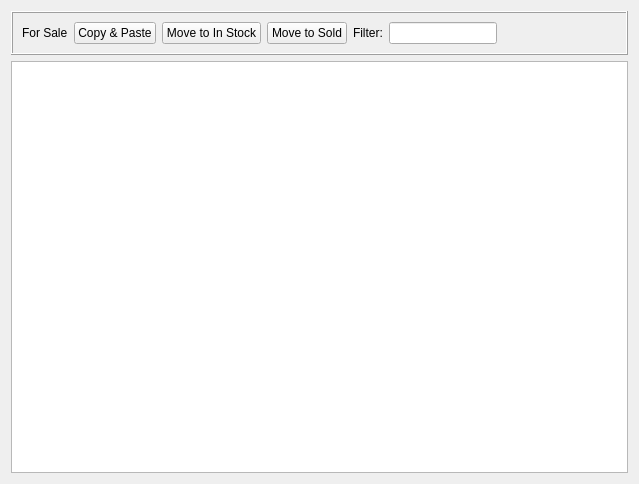
<?xml version="1.0" encoding="UTF-8"?>
<ui version="4.0">
 <class>ForSale</class>
 <widget class="QWidget" name="ForSale">
  <property name="geometry">
   <rect>
    <x>0</x>
    <y>0</y>
    <width>639</width>
    <height>484</height>
   </rect>
  </property>
  <property name="windowTitle">
   <string>Form</string>
  </property>
  <layout class="QVBoxLayout" name="verticalLayout">
   <item>
    <widget class="QFrame" name="forSaleFrame">
     <property name="frameShape">
      <enum>QFrame::Box</enum>
     </property>
     <property name="frameShadow">
      <enum>QFrame::Raised</enum>
     </property>
     <layout class="QHBoxLayout" name="horizontalLayout">
      <item>
       <widget class="QLabel" name="forSaleLabel">
        <property name="text">
         <string>For Sale</string>
        </property>
       </widget>
      </item>
      <item>
       <widget class="QPushButton" name="copyAndPastePushButton">
        <property name="text">
         <string>Copy &amp;&amp; Paste</string>
        </property>
       </widget>
      </item>
      <item>
       <widget class="QPushButton" name="fromForSaleToInStockPushButton">
        <property name="text">
         <string>Move to In Stock</string>
        </property>
       </widget>
      </item>
      <item>
       <widget class="QPushButton" name="fromForSaleToSoldPushButton">
        <property name="text">
         <string>Move to Sold</string>
        </property>
       </widget>
      </item>
      <item>
       <widget class="QLabel" name="forSaleFilterLabel">
        <property name="text">
         <string>Filter:</string>
        </property>
       </widget>
      </item>
      <item>
       <widget class="QLineEdit" name="forSaleLineEdit">
        <property name="sizePolicy">
         <sizepolicy hsizetype="Minimum" vsizetype="Fixed">
          <horstretch>0</horstretch>
          <verstretch>0</verstretch>
         </sizepolicy>
        </property>
       </widget>
      </item>
      <item>
       <spacer name="horizontalSpacer_2">
        <property name="orientation">
         <enum>Qt::Horizontal</enum>
        </property>
        <property name="sizeHint" stdset="0">
         <size>
          <width>40</width>
          <height>20</height>
         </size>
        </property>
       </spacer>
      </item>
     </layout>
    </widget>
   </item>
   <item>
    <widget class="QTableView" name="forSaleTableView">
     <property name="alternatingRowColors">
      <bool>true</bool>
     </property>
     <property name="sortingEnabled">
      <bool>true</bool>
     </property>
    </widget>
   </item>
  </layout>
 </widget>
 <resources/>
 <connections/>
</ui>
